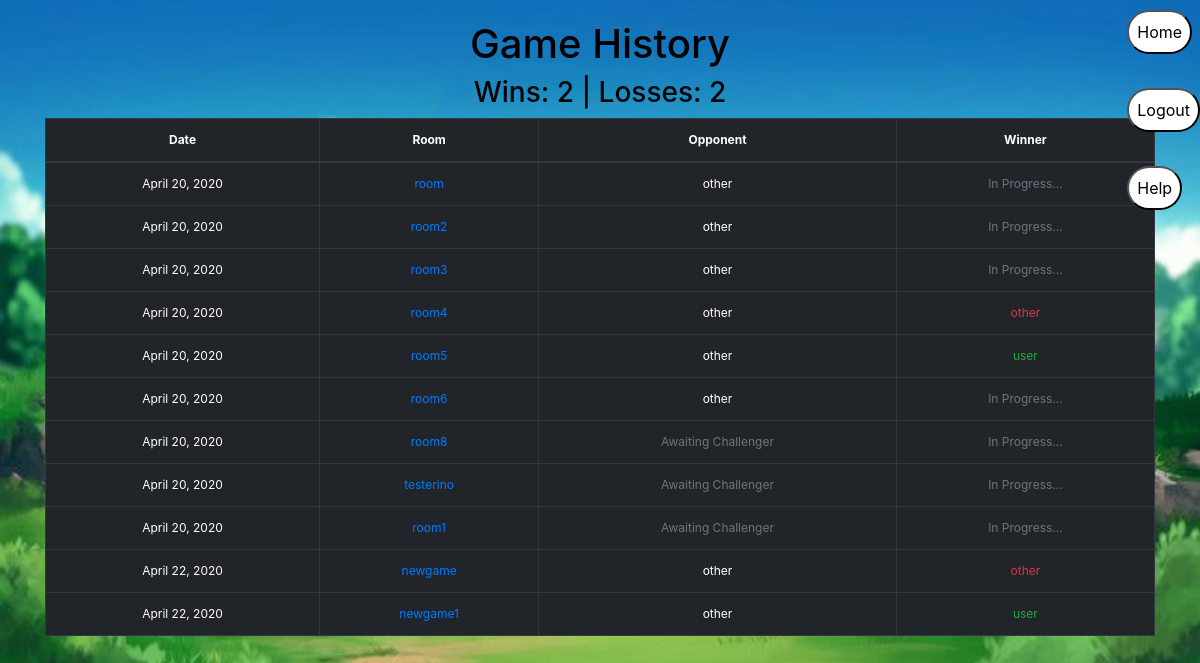
Page /accounts/history (signed in) on the earlier database version.
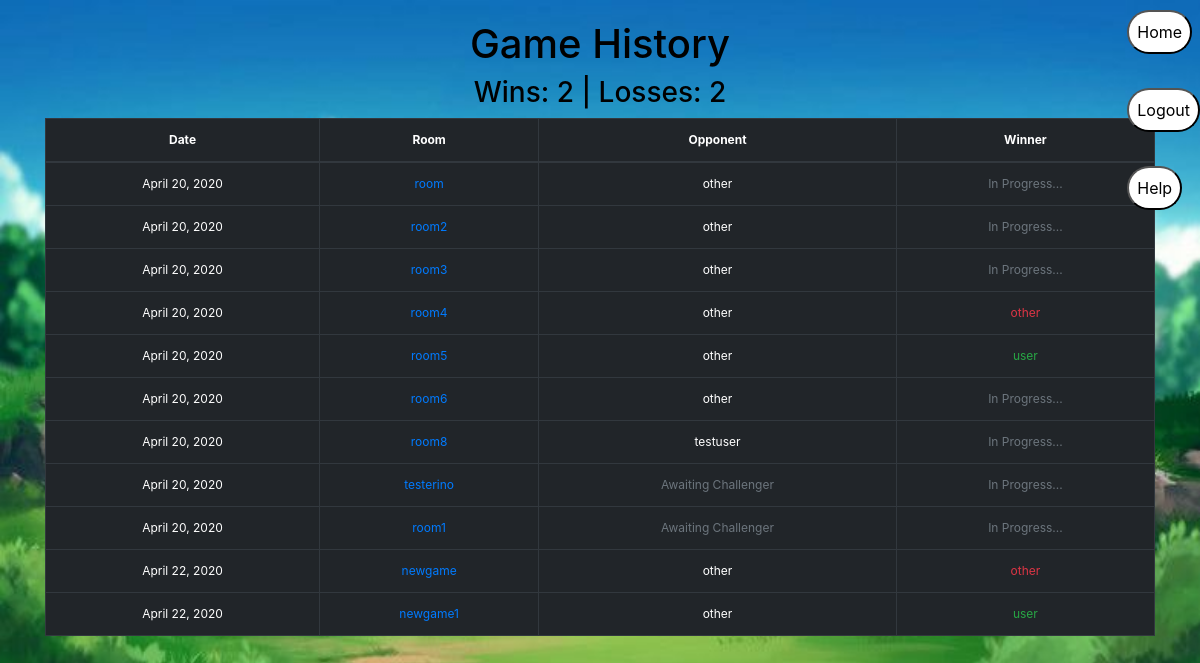
Same page on the later database version.
### chat/models.py (models this page shows)
class Game(models.Model):
    gameRoom = models.ForeignKey(Rooms, on_delete=models.CASCADE)
    player1User = models.TextField()  # creator username
    player2User = models.TextField(blank=True, null=True)  # join username
    player1Char = models.TextField(blank=True, null=True)  # character name
    player1HP = models.IntegerField(blank=True, null=True)  # hitpoints
    player1Attack = models.IntegerField(blank=True, null=True)
    player1Dodge = models.IntegerField(blank=True, null=True)
    player2Char = models.TextField(blank=True, null=True)  # character name
    player2HP = models.IntegerField(blank=True, null=True)  # hitpoints
    player2Attack = models.IntegerField(blank=True, null=True)
    player2Dodge = models.IntegerField(blank=True, null=True)
    player1Action = models.TextField(blank=True, null=True)  # next action
    player2Action = models.TextField(blank=True, null=True)  # next action
    gameOver = models.BooleanField(default=False)
    date = models.DateField(auto_now_add=True)
    winner = models.TextField(blank=True, null=True)

class Rooms(models.Model):
    roomname = models.CharField(primary_key=True, max_length=30)

### account/views_inside.py (the view)
# urls.py: path('history', account.views_inside.history, name='game-history'),
@login_required
def history(request):
    name = str(request.user.get_username())
    gameList = chatModels.Game.objects.filter(
        player1User=name) | chatModels.Game.objects.filter(player2User=name)
    countWins = gameList.filter(winner=name).count()
    countLosses = gameList.count() - countWins - gameList.filter(winner=None).count()
    context = {'battles': gameList,
               'user': name,
               'countWins': countWins,
               'countLosses': countLosses}  # EDIT -- needs to used database
    return render(request, "account/game-history.html", context)

### account/templates/account/game-history.html
{% extends "base.html" %}
{% block content %}
{% include "account/sidenav.html" %}
        <h1 class="text-center">Game History<h1>
        <h3>Wins: {{countWins}} | Losses: {{countLosses}}</h3>
        <table class="table table-dark">
            <thead>
                <tr>
                    <th>Date</th>
                    <th>Room</th>
                    <th>Opponent</th>
                    <th>Winner</th>
                </tr>
            </thead>
            <tbody>
                {% for b in battles %}
                <tr>
                    <td>{{b.date}}</td>
                    <td><a href="chat/{{b.gameRoom.roomname}}/">{{b.gameRoom.roomname}}</a></td>
                    <td>
                        {% if b.player1User == user %}
                            {% if b.player2User %}
                                {{b.player2User}}
                            {% else %}
                                <div class="text-muted">Awaiting Challenger</div>
                            {% endif %}
                        {% else %}
                            {{b.player1User}}
                        {% endif %}
                    </td>
                    <td>
                        {% if b.winner %}
                            {% if b.winner == user %}
                                <div class="text-success">{{b.winner}}</div>
                            {% else %}
                                <div class="text-danger">{{b.winner}}</div>
                            {% endif %}
                        {% else %}
                            <div class="text-muted">In Progress...</div>
                        {% endif %}
                    </td>
                </tr>
                {% endfor %}
            </tbody>
        </table>
{% endblock %}

### templates/base.html (shortened to what this page needs)
{% load static %}
<!DOCTYPE html>
<html lang="en">
  <head>
    <link rel="stylesheet" href="https://maxcdn.bootstrapcdn.com/bootstrap/4.0.0/css/bootstrap.min.css">
    <link href = "{% static '/account/style.css' %}" rel = "stylesheet">
  </head>
  <body>
    <div id="content" class="container">
      {% block content %}{% endblock %}
    </div>
  </body>
</html>

### account/templates/account/sidenav.html (shortened to what this page needs)
{% extends "base.html" %}
{% block content %}
    <div id="mySidenav" class="sidenav">
        <a href="{% url 'player-main' %}" style="text-decoration:none;"><button >Home</button></a><br/>
        <a href="{% url 'logout' %}" style="text-decoration:none;"><button>Logout</button></a><br/>
        <button id="help-btn" style="text-decoration:none;">Help</button>
    </div>
{% endblock %}

### account/static/account/style.css (style rules this page uses)
body { color: black; background-image: url('home.jpg'); background-size: 100% 100%; background-repeat: no-repeat; background-attachment: fixed; text-align: center; padding: 20px 10px; }
a { text-decoration: none; }
table, th, td { font-size: 12px; border: 1px solid black; padding: 4px; margin-left: auto; margin-right: auto; }
.sidenav { top: 0; right: 0; z-index: 1; position: fixed; font-size: 16px; text-align: center; }

### account/static/account/button-style.css (style rules this page uses)
button { background-color: white; color: black; padding: 8px; text-decoration: none; display: block; border-radius: 25px; transition: 0.5s; margin-top: 10px; }

Differences in the rows shown:
changed Game "room8": player2User (not shown) → "testuser"; no longer shows "Awaiting Challenger"
